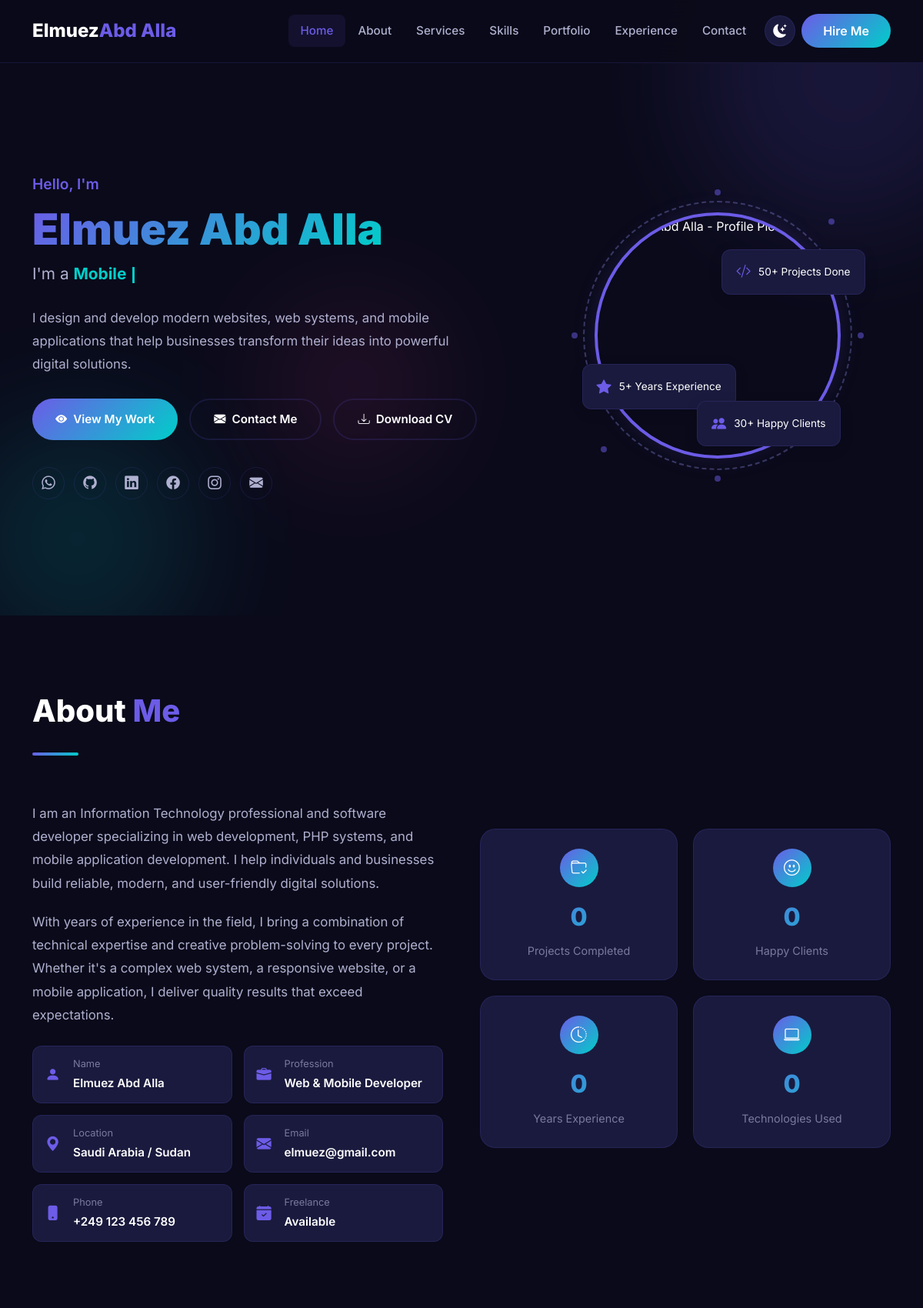
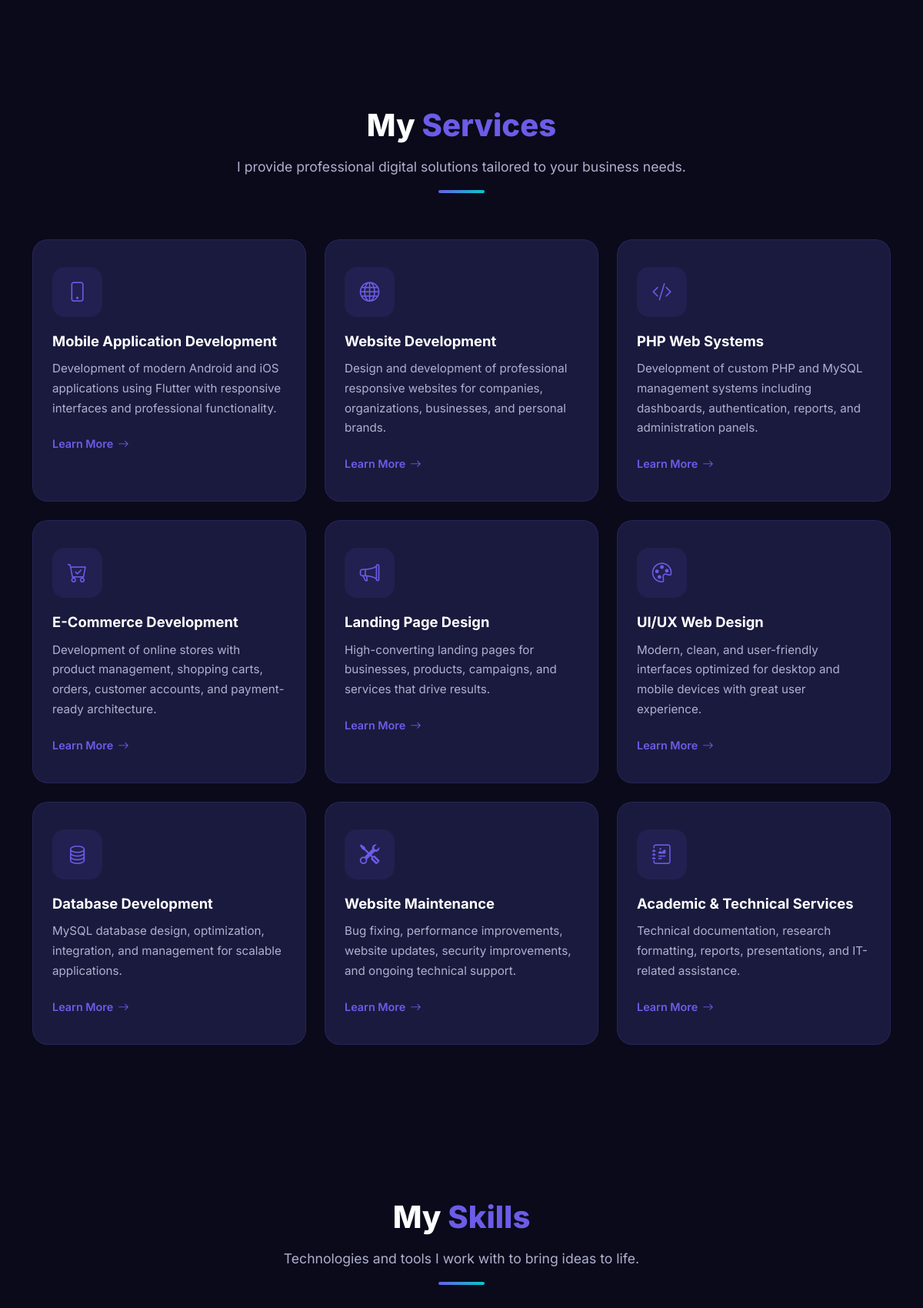
The page / (upper part) on the database its author committed (2 pictures, top to bottom).
### tables this page shows
CREATE TABLE IF NOT EXISTS `services` (
    `id` INT AUTO_INCREMENT PRIMARY KEY,
    `title` VARCHAR(150) NOT NULL,
    `description` TEXT NOT NULL,
    `icon` VARCHAR(100) DEFAULT NULL,
    `sort_order` INT DEFAULT 0,
    `created_at` TIMESTAMP DEFAULT CURRENT_TIMESTAMP
);

### includes/functions.php (called while the page is built, shortened)
<?php
function sanitize($input) {
    return htmlspecialchars(trim($input), ENT_QUOTES, 'UTF-8');
}

### index.php (the view, shortened to what this page needs)
<?php
require_once 'includes/functions.php';
try {
    $stmt = $pdo->query("SELECT * FROM services ORDER BY sort_order ASC LIMIT 9");
    $services = $stmt->fetchAll();
} catch (PDOException $e) {
    $services = [];
}
require_once 'includes/header.php';
require_once 'includes/navbar.php';
?>
<section id="hero">
    <div class="hero-bg-shapes">
        <div class="hero-shape hero-shape-1"></div>
        <div class="hero-shape hero-shape-2"></div>
        <div class="hero-shape hero-shape-3"></div>
    </div>
    <div class="container">
        <div class="row align-items-center">
            <div class="col-lg-7 hero-content">
                <p class="hero-greeting animate__animated animate__fadeInDown">Hello, I'm</p>
                <h1 class="hero-name animate__animated animate__fadeInUp">
                    <span class="accent"><?= OWNER_FULL_NAME ?></span>
                </h1>
                <div class="hero-title-wrapper animate__animated animate__fadeInUp" style="animation-delay: 0.2s">
                    I'm a <span class="hero-title" id="typingText"></span><span class="typing-cursor"></span>
                </div>
                <p class="hero-description animate__animated animate__fadeInUp" style="animation-delay: 0.4s">
                    I design and develop modern websites, web systems, and mobile applications that help businesses transform their ideas into powerful digital solutions.
                </p>
                <div class="hero-buttons animate__animated animate__fadeInUp" style="animation-delay: 0.6s">
                    <a href="#portfolio" class="btn-hero btn-hero-primary">
                        <i class="bi bi-eye-fill"></i> View My Work
                    </a>
                    <a href="#contact" class="btn-hero btn-hero-outline">
                        <i class="bi bi-envelope-fill"></i> Contact Me
                    </a>
                    <a href="<?= CV_FILE ?>" class="btn-hero btn-hero-outline" download>
                        <i class="bi bi-download"></i> Download CV
                    </a>
                </div>
                <div class="hero-social animate__animated animate__fadeInUp" style="animation-delay: 0.8s">
                    <a href="https://wa.me/<?= OWNER_WHATSAPP ?>" target="_blank" rel="noopener" aria-label="WhatsApp"><i class="bi bi-whatsapp"></i></a>
                    <a href="<?= SOCIAL_GITHUB ?>" target="_blank" rel="noopener" aria-label="GitHub"><i class="bi bi-github"></i></a>
                    <a href="<?= SOCIAL_LINKEDIN ?>" target="_blank" rel="noopener" aria-label="LinkedIn"><i class="bi bi-linkedin"></i></a>
                    <a href="<?= SOCIAL_FACEBOOK ?>" target="_blank" rel="noopener" aria-label="Facebook"><i class="bi bi-facebook"></i></a>
                    <a href="<?= SOCIAL_INSTAGRAM ?>" target="_blank" rel="noopener" aria-label="Instagram"><i class="bi bi-instagram"></i></a>
                    <a href="<?= SOCIAL_EMAIL ?>" aria-label="Email"><i class="bi bi-envelope-fill"></i></a>
                </div>
            </div>
            <div class="col-lg-5 hero-image-wrapper">
                <div class="animate__animated animate__fadeInRight" style="animation-delay: 0.5s">
                    <div class="hero-image-container">
                        <img src="<?= PROFILE_IMAGE ?>" alt="<?= OWNER_NAME ?> - Profile Picture" loading="lazy">
                    </div>
                    <div class="hero-image-ring"></div>
                    <div class="hero-image-dots">
                        <span class="dot"></span>
                        <span class="dot"></span>
                        <span class="dot"></span>
                        <span class="dot"></span>
                        <span class="dot"></span>
                        <span class="dot"></span>
                    </div>
                    <div class="hero-float-card hero-float-card-1">
                        <i class="bi bi-code-slash"></i>
                        <span>50+ Projects Done</span>
                    </div>
                    <div class="hero-float-card hero-float-card-2">
                        <i class="bi bi-star-fill"></i>
                        <span>5+ Years Experience</span>
                    </div>
                    <div class="hero-float-card hero-float-card-3">
                        <i class="bi bi-people-fill"></i>
                        <span>30+ Happy Clients</span>
                    </div>
                </div>
            </div>
        </div>
    </div>
</section>
<section id="about" class="section">
    <div class="container">
        <div class="row align-items-center g-5">
            <div class="col-lg-6" data-aos="fade-right">
                <div class="section-header text-start">
                    <h2>About <span class="accent">Me</span></h2>
                    <div class="section-divider" style="margin-left:0"></div>
                </div>
                <div class="about-content">
                    <p>
                        I am an Information Technology professional and software developer specializing in web development, PHP systems, and mobile application development. I help individuals and businesses build reliable, modern, and user-friendly digital solutions.
                    </p>
                    <p>
                        With years of experience in the field, I bring a combination of technical expertise and creative problem-solving to every project. Whether it's a complex web system, a responsive website, or a mobile application, I deliver quality results that exceed expectations.
                    </p>
                </div>
                <div class="about-info-grid">
                    <div class="about-info-item">
                        <i class="bi bi-person-fill"></i>
                        <div>
                            <span class="info-label">Name</span>
                            <span class="info-value"><?= OWNER_FULL_NAME ?></span>
                        </div>
                    </div>
                    <div class="about-info-item">
                        <i class="bi bi-briefcase-fill"></i>
                        <div>
                            <span class="info-label">Profession</span>
                            <span class="info-value">Web & Mobile Developer</span>
                        </div>
                    </div>
                    <div class="about-info-item">
                        <i class="bi bi-geo-alt-fill"></i>
                        <div>
                            <span class="info-label">Location</span>
                            <span class="info-value"><?= OWNER_LOCATION ?></span>
                        </div>
                    </div>
                    <div class="about-info-item">
                        <i class="bi bi-envelope-fill"></i>
                        <div>
                            <span class="info-label">Email</span>
                            <span class="info-value"><?= OWNER_EMAIL ?></span>
                        </div>
                    </div>
                    <div class="about-info-item">
                        <i class="bi bi-phone-fill"></i>
                        <div>
                            <span class="info-label">Phone</span>
                            <span class="info-value"><?= OWNER_PHONE ?></span>
                        </div>
                    </div>
                    <div class="about-info-item">
                        <i class="bi bi-calendar-check-fill"></i>
                        <div>
                            <span class="info-label">Freelance</span>
                            <span class="info-value">Available</span>
                        </div>
                    </div>
                </div>
            </div>
            <div class="col-lg-6" data-aos="fade-left">
                <div class="stats-grid">
                    <div class="stat-card">
                        <div class="stat-icon"><i class="bi bi-folder-check"></i></div>
                        <div class="stat-number" data-target="50">0</div>
                        <div class="stat-label">Projects Completed</div>
                    </div>
                    <div class="stat-card">
                        <div class="stat-icon"><i class="bi bi-emoji-smile"></i></div>
                        <div class="stat-number" data-target="30">0</div>
                        <div class="stat-label">Happy Clients</div>
                    </div>
                    <div class="stat-card">
                        <div class="stat-icon"><i class="bi bi-clock-history"></i></div>
                        <div class="stat-number" data-target="5">0</div>
                        <div class="stat-label">Years Experience</div>
                    </div>
                    <div class="stat-card">
                        <div class="stat-icon"><i class="bi bi-laptop"></i></div>
                        <div class="stat-number" data-target="20">0</div>
                        <div class="stat-label">Technologies Used</div>
                    </div>
                </div>
            </div>
        </div>
    </div>
</section>
<section id="services" class="section">
    <div class="container">
        <div class="section-header" data-aos="fade-up">
            <h2>My <span class="accent">Services</span></h2>
            <p>I provide professional digital solutions tailored to your business needs.</p>
            <div class="section-divider"></div>
        </div>
        <div class="row g-4">
            <?php if (!empty($services)): ?>
                <?php foreach ($services as $index => $service): ?>
                    <div class="col-lg-4 col-md-6" data-aos="fade-up" data-aos-delay="<?= ($index % 3) * 100 ?>">
                        <div class="service-card">
                            <div class="service-icon">
                                <i class="bi <?= sanitize($service['icon']) ?>"></i>
                            </div>
                            <h4><?= sanitize($service['title']) ?></h4>
                            <p><?= sanitize($service['description']) ?></p>
                            <a href="#contact" class="btn-service">
                                Learn More <i class="bi bi-arrow-right"></i>
                            </a>
                        </div>
                    </div>
                <?php endforeach; ?>
            <?php endif; ?>
        </div>
    </div>
</section>
<section id="skills" class="section">
    <div class="container">
        <div class="section-header" data-aos="fade-up">
            <h2>My <span class="accent">Skills</span></h2>
            <p>Technologies and tools I work with to bring ideas to life.</p>
            <div class="section-divider"></div>
        </div>
    </div>
</section>
<?php require_once 'includes/footer.php'; ?>

### rows shown on the page
services: title "Mobile Application Development", description "Development of modern Android and iOS applications using Flutter with responsive interfaces and professional functionality."
services: title "Website Development", description "Design and development of professional responsive websites for companies, organizations, businesses, and personal brands."
services: title "PHP Web Systems", description "Development of custom PHP and MySQL management systems including dashboards, authentication, reports, and administration panels."
services: title "E-Commerce Development", description "Development of online stores with product management, shopping carts, orders, customer accounts, and payment-ready architecture."
services: title "Landing Page Design", description "High-converting landing pages for businesses, products, campaigns, and services that drive results."
services: title "UI/UX Web Design", description "Modern, clean, and user-friendly interfaces optimized for desktop and mobile devices with great user experience."
services: title "Database Development", description "MySQL database design, optimization, integration, and management for scalable applications."
services: title "Website Maintenance", description "Bug fixing, performance improvements, website updates, security improvements, and ongoing technical support."
services: title "Academic & Technical Services", description "Technical documentation, research formatting, reports, presentations, and IT-related assistance."

### other values the page prints
OWNER_FULL_NAME "Elmuez Abd Alla"
OWNER_LOCATION "Saudi Arabia / Sudan"
OWNER_EMAIL "elmuez@gmail.com"
OWNER_PHONE "+249 123 456 789"
